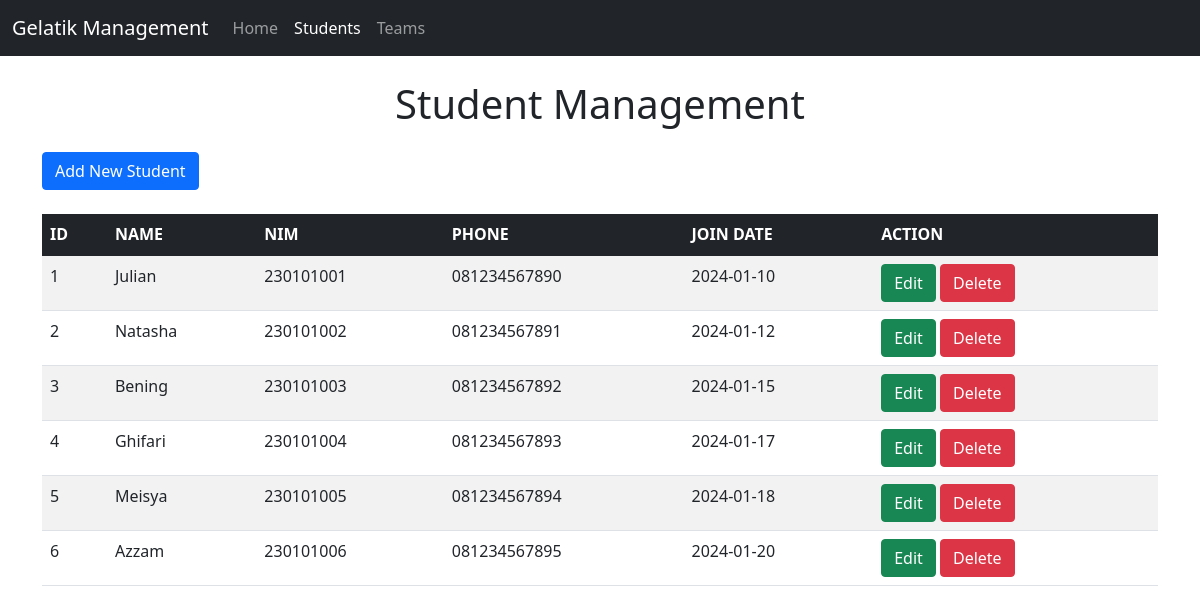
/student.php, run on the app's committed database.
### tables this page shows
CREATE TABLE students (
  id INT AUTO_INCREMENT PRIMARY KEY,
  name VARCHAR(100) NOT NULL,
  nim VARCHAR(20) NOT NULL,
  phone VARCHAR(15) NOT NULL,
  join_date DATE NOT NULL
);

### controllers/Student.controller.php (called while the page is built, shortened)
<?php
include_once("models/Student.class.php");
include_once("views/Student.view.php");
class StudentController
{
    private $student;
    function __construct()
    {
        $this->student = new Student(Conf::$db_host, Conf::$db_user, Conf::$db_pass, Conf::$db_name);
    }
    public function index()
    {
        $this->student->open();
        $this->student->getStudent();
        $data = array();
        while ($row = $this->student->getResult()) {
            array_push($data, $row);
        }
        $view = new StudentView();
        $view->render($data);
    }
}

### views/Student.view.php (the view, shortened to what this page needs)
<?php
class StudentView
{
    public function render($data)
    {
        $dataStudent = null;
        foreach ($data as $val) {
            list($id, $name, $nim, $phone, $join_date) = $val;
            $dataStudent .= "
            <tr>
                <td>" . $id . "</td>
                <td>" . $name . "</td>
                <td>" . $nim . "</td>
                <td>" . $phone . "</td>
                <td>" . $join_date . "</td>
                <td>
                    <a href='student.php?id_edit=" . $id . "' class='btn btn-success'>Edit</a>
                    <a href='student.php?id_hapus=" . $id . "' class='btn btn-danger'>Delete</a>
                </td>
            </tr>";
        }
    }
}

### student.php
<?php
include_once("views/Template.class.php");
include_once("models/DB.class.php");
include_once("controllers/Student.controller.php");
$student = new StudentController();
if (isset($_POST['add'])) {
    $student->add($_POST);
} else if (isset($_POST['update'])) {
    $student->update($_POST);
} else if (!empty($_GET['id_hapus'])) {
    $student->delete($_GET['id_hapus']);
} else if (!empty($_GET['id_edit'])) {
    $student->formEdit($_GET['id_edit']);
} else if (isset($_GET['add'])) {
    $student->formAdd();
} else {
    $student->index();
}

### views/Template.class.php (shortened to what this page needs)
<?php
class Template
{
    var $content = '';
    function __construct($filename = '')
    {
        $this->content = implode('', @file($filename));
    }
    function clear()
    {
        $this->content = preg_replace("/DATA_[A-Z|_|0-9]+/", "", $this->content);
    }
    function write()
    {
        print $this->content;
    }
    function replace($old = '', $new = '')
    {
        if (is_int($new)) {
            $value = sprintf("%d", $new);
        } elseif (is_float($new)) {
            $value = sprintf("%f", $new);
        } elseif (is_array($new)) {
            $value = '';
            foreach ($new as $item) {
                $value .= $item . ' ';
            }
        } else {
            $value = $new;
        }
        $this->content = preg_replace("/$old/", $value, $this->content);
    }
}

### data on the page
students: id "1", name "Julian", nim "230101001", phone "081234567890", join_date "2024-01-10"
students: id "2", name "Natasha", nim "230101002", phone "081234567891", join_date "2024-01-12"
students: id "3", name "Bening", nim "230101003", phone "081234567892", join_date "2024-01-15"
students: id "4", name "Ghifari", nim "230101004", phone "081234567893", join_date "2024-01-17"
students: id "5", name "Meisya", nim "230101005", phone "081234567894", join_date "2024-01-18"
students: id "6", name "Azzam", nim "230101006", phone "081234567895", join_date "2024-01-20"

### other printed values
$this->content "Gelatik Management Home Students Teams Student Management Add New Student ID NAME NIM PHONE JOIN DATE ACTION"
